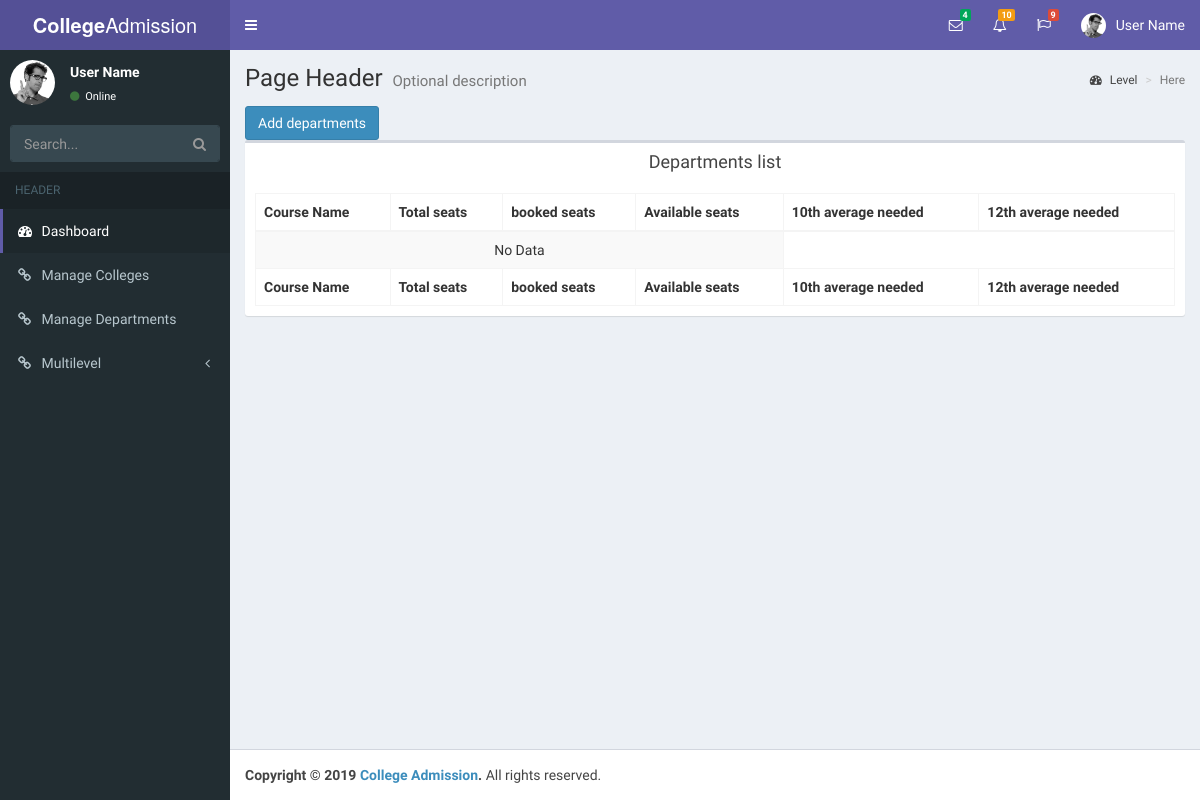
/departments_master.php, run on an earlier commit of the app's database.
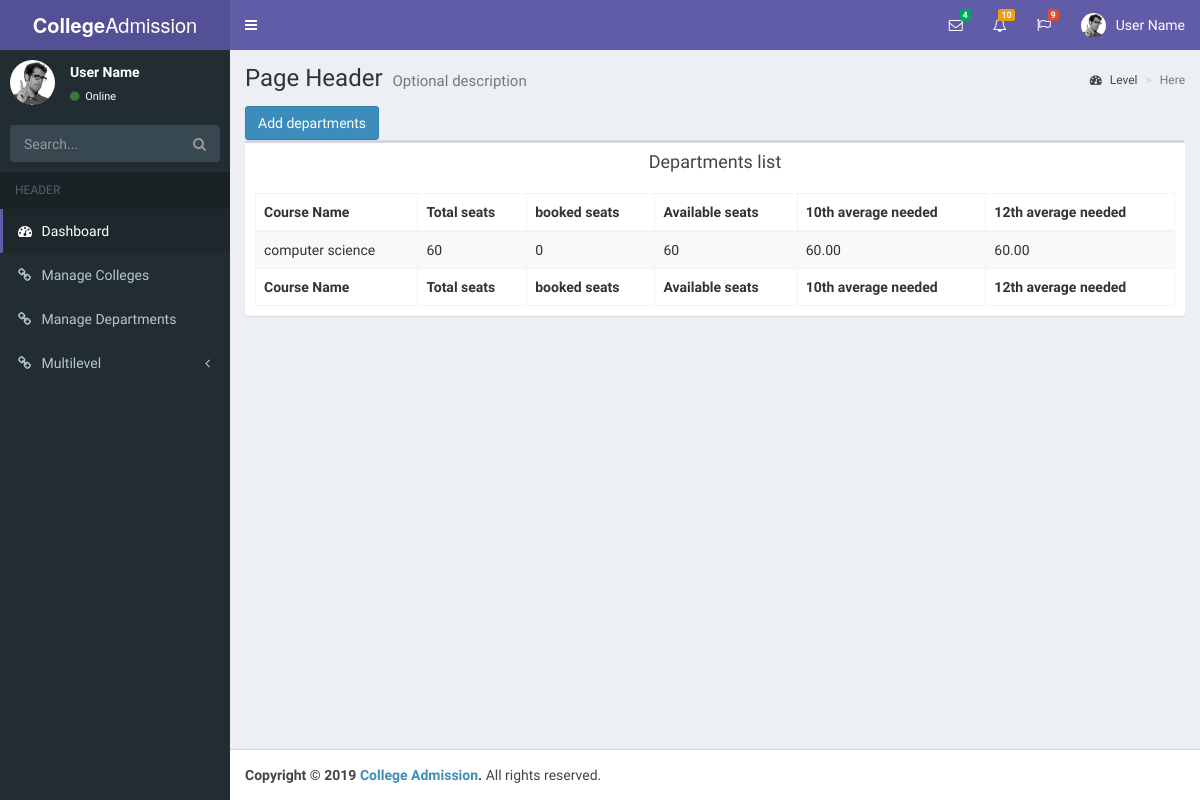
And on a later commit of the database.
### tables this page shows
CREATE TABLE `department_master` (
  `id` int(11) NOT NULL,
  `college_id` int(11) NOT NULL,
  `course_name` varchar(255) NOT NULL,
  `total_seats` int(11) NOT NULL,
  `booked_seats` int(11) NOT NULL,
  `10avg_needed` decimal(5,2) NOT NULL,
  `12avg_needed` decimal(5,2) NOT NULL
);

### inc/services/db_config.php (called while the page is built, shortened)
<?php
class DB_con {
	public $connection;
	function __construct(){
		$this->connection = new mysqli(DB_SERVER, DB_USERNAME, DB_PASSWORD,DB_DATABASE);
	}
	function ret_obj(){
		return $this->connection;
	}
}

### inc/services/class.user.php (called while the page is built, shortened)
<?php
	include_once "db_config.php";
	class User{
		protected $db;
		public function __construct(){
			$this->db = new DB_con();
			$this->db = $this->db->ret_obj();
		}
	public function select($table, $rows = '*', $where = null, $union = null, $where1 = null, $order = null)
    {
        $q = 'SELECT '.$rows.' FROM '.$table;
		$result= $this->db->query($q);
		while($row= mysqli_fetch_array($result))
		{
			$array[]=$row;
		}
		if(!empty($array))
		{
		return $array;
		}
		else
		{
		return false;
		}
    }
}

### departments_master.php (the view)
<?php
       include './inc/services/class.user.php';
       $user = new User();
	include './inc/header.php';
	include './inc/sidebar.php';
 ?>
   <div class="content-wrapper">
    <section class="content-header">
      <h1>
        Page Header
        <small>Optional description</small>
      </h1>
      <ol class="breadcrumb">
        <li><a href="#"><i class="fa fa-dashboard"></i> Level</a></li>
        <li class="active">Here</li>
      </ol>
    </section>
    <section class="content container-fluid">
    <a href="add_departments.php"><button class="btn btn-primary">Add departments</button></a>
    <div class="box">
            <div class="box-header text-center">
              <h3 class="box-title">Departments list</h3>
            </div>
            <div class="box-body">
              <table id="example1" class="table table-bordered table-striped">
                <thead>
                <tr>
                  <th>Course Name</th>
                  <th>Total seats</th>
                  <th>booked seats</th>
                  <th>Available seats</th>
                  <th>10th average needed</th>
                  <th>12th average needed</th>
                </tr>
                </thead>
                <tbody>
                <?php
                    $table='department_master';
                    $details = $user->select($table);
                    if($details){
					foreach($details as $d)
					{
				?>
                <tr>
                  <td><?php echo $d['course_name'];?></td>
                  <td><?php echo $d['total_seats'];?>
                  </td>
                  <td><?php echo $d['booked_seats'];?></td>
                  <td><?php echo $d['total_seats'] - $d['booked_seats'];?></td>
                  <td><?php echo $d['10avg_needed'];?></td>
                  <td><?php echo $d['12avg_needed'];?></td>
                </tr>
                    <?php }} else{
                        ?>
                <tr >
                  <td colspan='4' class='text-center'>No Data</td>
                </tr>
                    <?php
                    }?>
                </tbody>
                <tfoot>
                <tr>
                <th>Course Name</th>
                  <th>Total seats</th>
                  <th>booked seats</th>
                  <th>Available seats</th>
                  <th>10th average needed</th>
                  <th>12th average needed</th>
                </tr>
                </tfoot>
              </table>
            </div>
          </div>
    </section>
  </div>
  <?php
  include './inc/footer.php';
   ?>

### inc/head_ass.php (shortened to what this page needs)
<!DOCTYPE html>
<html>
<head>
  <link rel="stylesheet" href="inc/includes/bower_components/bootstrap/dist/css/bootstrap.min.css">
  <link rel="stylesheet" href="inc/includes/bower_components/font-awesome/css/font-awesome.min.css">
  <link rel="stylesheet" href="inc/includes/bower_components/Ionicons/css/ionicons.min.css">
  <link rel="stylesheet" href="inc/includes/dist/css/AdminLTE.min.css">
  <link rel="stylesheet" href="inc/includes/dist/css/skins/_all-skins.min.css">
  <link rel="stylesheet" href="inc/includes/bower_components/datatables.net-bs/css/dataTables.bootstrap.min.css">
</head>

### inc/header.php (shortened to what this page needs)
<?php include 'head_ass.php' ?>
<body class="hold-transition skin-purple sidebar-mini">
<div class="wrapper">
  <header class="main-header">
    <a href="index.php" class="logo">
      <span class="logo-lg"><b>College</b>Admission</span>
    </a>
    <nav class="navbar navbar-static-top" role="navigation">
      <a href="#" class="sidebar-toggle" data-toggle="push-menu" role="button">
      </a>
      <div class="navbar-custom-menu">
        <ul class="nav navbar-nav">
          <li class="dropdown messages-menu">
            <a href="#" class="dropdown-toggle" data-toggle="dropdown">
              <i class="fa fa-envelope-o"></i>
              <span class="label label-success">4</span>
            </a>
          </li>
          <li class="dropdown notifications-menu">
            <a href="#" class="dropdown-toggle" data-toggle="dropdown">
              <i class="fa fa-bell-o"></i>
              <span class="label label-warning">10</span>
            </a>
          </li>
          <li class="dropdown tasks-menu">
            <a href="#" class="dropdown-toggle" data-toggle="dropdown">
              <i class="fa fa-flag-o"></i>
              <span class="label label-danger">9</span>
            </a>
          </li>
          <li class="dropdown user user-menu">
            <a href="#" class="dropdown-toggle" data-toggle="dropdown">
              <img src="inc/includes/dist/img/user2-160x160.jpg" class="user-image" alt="User Image">
              <span class="hidden-xs">User Name</span>
            </a>
          </li>
        </ul>
      </div>
    </nav>
  </header>

### inc/sidebar.php (shortened to what this page needs)
<aside class="main-sidebar">
  <section class="sidebar">
    <div class="user-panel">
      <div class="pull-left image">
        <img src="inc/includes/dist/img/user2-160x160.jpg" class="img-circle" alt="User Image">
      </div>
      <div class="pull-left info">
        <p>User Name</p>
        <a href="#"><i class="fa fa-circle text-success"></i> Online</a>
      </div>
    </div>
    <form action="#" method="get" class="sidebar-form">
      <div class="input-group">
        <input type="text" name="q" class="form-control" placeholder="Search...">
        <span class="input-group-btn">
            <button type="submit" name="search" id="search-btn" class="btn btn-flat"><i class="fa fa-search"></i>
            </button>
          </span>
      </div>
    </form>
    <ul class="sidebar-menu" data-widget="tree">
      <li class="header">HEADER</li>
      <li class="active"><a href="index.php"><i class="fa fa-dashboard"></i> <span>Dashboard</span></a></li>
      <li><a href="college_master.php"><i class="fa fa-link"></i> <span>Manage Colleges</span></a></li>
      <li><a href="departments_master.php"><i class="fa fa-link"></i> <span>Manage Departments</span></a></li>
      <li class="treeview">
        <a href="#"><i class="fa fa-link"></i> <span>Multilevel</span>
          <span class="pull-right-container">
              <i class="fa fa-angle-left pull-right"></i>
            </span>
        </a>
      </li>
    </ul>
  </section>
</aside>

### inc/footer.php (shortened to what this page needs)
 <footer class="main-footer">
    <strong>Copyright &copy; 2019 <a href="#">College Admission</a>.</strong> All rights reserved.
  </footer>
</div>
</body>
</html>

What changed in the data, as far as the page shows it:
added department_master: course_name "computer science", total_seats "60", booked_seats "0", $d['total_seats']-$d['booked_seats'] "60", 10avg_needed "60.00", 12avg_needed "60.00"
Also different on the page:
text no longer shown: "No Data"
